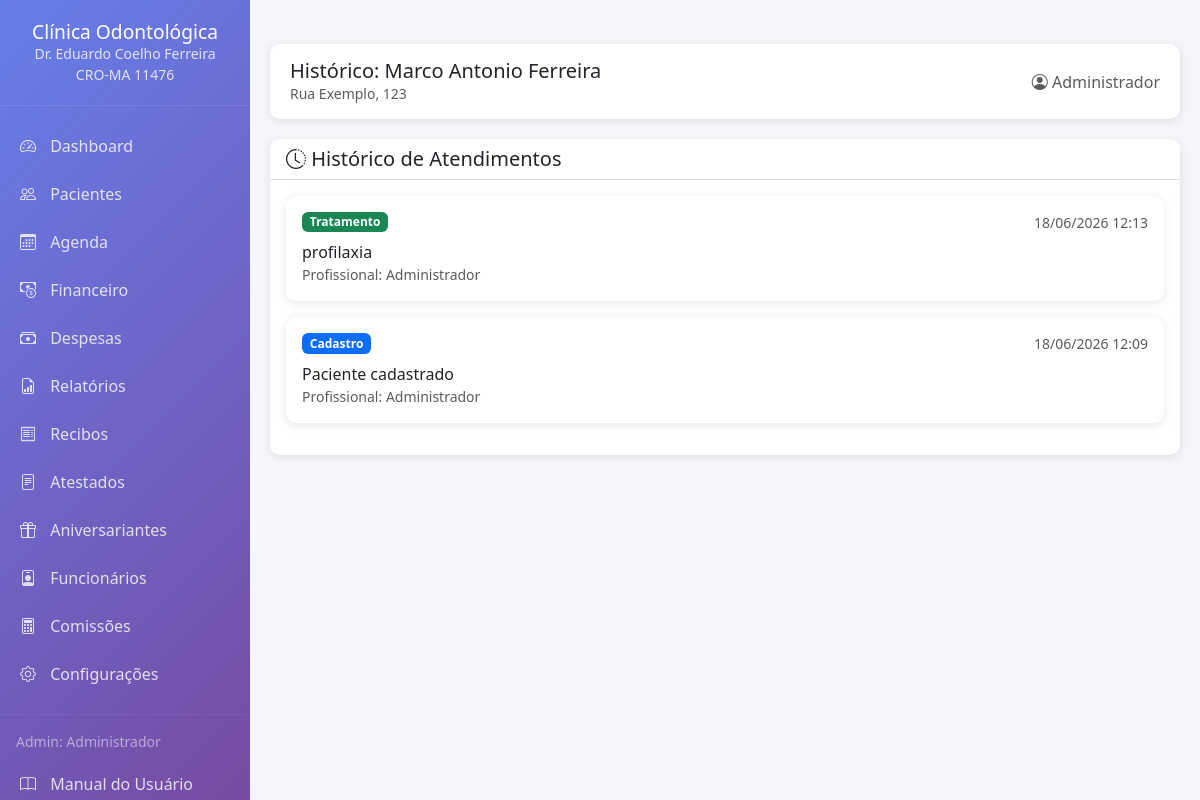
The page /historico/1 (signed in) on the database its author committed.
### app.py (models this page shows, shortened)
class ConfiguracaoClinica(db.Model):
    __tablename__ = 'configuracao_clinica'
    id = db.Column(db.Integer, primary_key=True)
    nome_clinica = db.Column(db.String(200), nullable=False)
    endereco = db.Column(db.String(300), nullable=False)
    cidade = db.Column(db.String(100))
    estado = db.Column(db.String(2))
    cep = db.Column(db.String(10))
    email = db.Column(db.String(120))
    telefone = db.Column(db.String(20))
    nome_doutor = db.Column(db.String(200))
    cro = db.Column(db.String(20))
    cpf_doutor = db.Column(db.String(14))       # NOVO
    cnpj_clinica = db.Column(db.String(18))      # NOVO
    inscricao_municipal = db.Column(db.String(20))  # NOVO
    iss_percentual = db.Column(db.Float, default=5.0)  # NOVO
    @staticmethod
    def get_configuracao():
        config = ConfiguracaoClinica.query.first()
        return config

class Usuario(UserMixin, db.Model):
    __tablename__ = 'usuarios'
    id = db.Column(db.Integer, primary_key=True)
    username = db.Column(db.String(80), unique=True, nullable=False)
    password_hash = db.Column(db.String(200), nullable=False)
    nome_completo = db.Column(db.String(200))
    email = db.Column(db.String(120))
    cargo = db.Column(db.String(50), default='Dentista')
    cro = db.Column(db.String(20))
    cpf = db.Column(db.String(14))
    especialidade = db.Column(db.String(100))
    comissao_percentual = db.Column(db.Float, default=0.0)
    ativo = db.Column(db.Boolean, default=True)
    data_cadastro = db.Column(db.DateTime, default=datetime.utcnow)
    agendamentos = db.relationship('Agendamento', backref='profissional', lazy=True)
    tratamentos = db.relationship('FichaTratamento', backref='profissional', lazy=True)
    def tem_permissao(self, modulo):
        permissoes = {
            'Admin': [
                'dashboard', 'pacientes', 'ficha_clinica', 'ficha_ortodontica',
                'ficha_tratamento', 'odontograma', 'orcamento', 'agenda',
                'atestados', 'historico', 'aniversariantes', 'financeiro',
                'configuracao', 'funcionarios', 'comissoes', 'arquivos',
                'editar_pacientes', 'deletar_pacientes', 'editar_tratamentos',
                'excluir_tratamentos', 'ver_financeiro', 'editar_configuracao'
            ],
            'Dentista': [
                'dashboard', 'pacientes', 'ficha_clinica', 'ficha_ortodontica',
                'ficha_tratamento', 'odontograma', 'orcamento', 'agenda',
                'atestados', 'historico', 'aniversariantes', 'arquivos',
                'editar_tratamentos'
            ],
            'Secretaria': [
                'dashboard', 'pacientes', 'ficha_clinica', 'agenda',
                'atestados', 'aniversariantes', 'arquivos',
                'editar_pacientes'
            ],
            'Auxiliar': [
                'dashboard', 'pacientes', 'agenda', 'arquivos'
            ]
        }
        return modulo in permissoes.get(self.cargo, [])

class Paciente(db.Model):
    __tablename__ = 'pacientes'
    id = db.Column(db.Integer, primary_key=True)
    nome = db.Column(db.String(200), nullable=False)
    cpf = db.Column(db.String(14), unique=True, nullable=False)
    data_nascimento = db.Column(db.Date, nullable=False)
    endereco = db.Column(db.String(300))
    celular = db.Column(db.String(20))
    email = db.Column(db.String(120))
    data_cadastro = db.Column(db.DateTime, default=datetime.utcnow)
    observacoes = db.Column(db.Text)
    ativo = db.Column(db.Boolean, default=True)
    fichas_tratamento = db.relationship('FichaTratamento', backref='paciente', lazy=True)
    agendamentos = db.relationship('Agendamento', backref='paciente', lazy=True)
    historico = db.relationship('HistoricoPaciente', backref='paciente', lazy=True)

class HistoricoPaciente(db.Model):
    __tablename__ = 'historico_pacientes'
    id = db.Column(db.Integer, primary_key=True)
    paciente_id = db.Column(db.Integer, db.ForeignKey('pacientes.id'), nullable=False)
    data = db.Column(db.DateTime, default=datetime.utcnow)
    acao = db.Column(db.String(50))
    descricao = db.Column(db.Text)
    profissional = db.Column(db.String(200))

### app.py (the view)
@app.route('/historico/<int:paciente_id>')
@requer_permissao('historico')
def historico_paciente(paciente_id):
    config = ConfiguracaoClinica.get_configuracao()
    paciente = db.session.get(Paciente, paciente_id)
    if not paciente:
        flash('Paciente não encontrado!', 'error')
        return redirect(url_for('listar_pacientes'))
    historicos = HistoricoPaciente.query.filter_by(paciente_id=paciente_id).order_by(HistoricoPaciente.data.desc()).all()
    return render_template('historico.html', config=config, paciente=paciente, historicos=historicos)

### app.py (called while the page is built)
@login_manager.user_loader
def load_user(user_id):
    return db.session.get(Usuario, int(user_id))

def requer_permissao(modulo):
    def decorator(f):
        @wraps(f)
        def decorated_function(*args, **kwargs):
            if not current_user.is_authenticated:
                return redirect(url_for('login'))
            if not current_user.tem_permissao(modulo):
                flash('Você não tem permissão para acessar esta área!', 'error')
                return redirect(url_for('dashboard'))
            return f(*args, **kwargs)
        return decorated_function
    return decorator

### templates/historico.html (shortened to what this page needs)
﻿{% extends "base.html" %}
{% block header_title %}Histórico: {{ paciente.nome }}{% endblock %}
{% block content %}
<div class="card">
    <div class="card-header">
        <h5 class="mb-0"><i class="bi bi-clock-history"></i> Histórico de Atendimentos</h5>
    </div>
    <div class="card-body">
        {% if historicos %}
        <div class="timeline">
            {% for h in historicos %}
            <div class="card mb-3">
                <div class="card-body">
                    <div class="d-flex justify-content-between">
                        <h6>
                            <span class="badge bg-{{ 'primary' if h.acao == 'Cadastro' else 'success' if h.acao == 'Tratamento' else 'warning' }}">
                                {{ h.acao }}
                            </span>
                        </h6>
                        <small class="text-muted">{{ h.data.strftime('%d/%m/%Y %H:%M') }}</small>
                    </div>
                    <p class="mb-0">{{ h.descricao }}</p>
                    <small class="text-muted">Profissional: {{ h.profissional }}</small>
                </div>
            </div>
            {% endfor %}
        </div>
        {% else %}
        <p class="text-center">Nenhum histórico encontrado</p>
        {% endif %}
    </div>
</div>
{% endblock %}

### templates/base.html (shortened to what this page needs)
﻿<!DOCTYPE html>
<html lang="pt-BR">
<head>
    <link href="https://cdn.jsdelivr.net/npm/bootstrap@5.3.0/dist/css/bootstrap.min.css" rel="stylesheet">
    <link href="https://cdn.jsdelivr.net/npm/bootstrap-icons@1.11.0/font/bootstrap-icons.css" rel="stylesheet">
    <link href="https://cdnjs.cloudflare.com/ajax/libs/font-awesome/6.4.0/css/all.min.css" rel="stylesheet">
</head>
<body>
    <div class="sidebar">
        <div class="logo">
            <h4>{{ config.nome_clinica }}</h4>
            <small>Dr. {{ config.nome_doutor }}</small>
            <br>
            <small>{{ config.cro }}</small>
        </div>
        <nav class="nav flex-column mt-3">
            <a class="nav-link {{ 'active' if request.endpoint == 'dashboard' }}" href="{{ url_for('dashboard') }}">
                <i class="bi bi-speedometer2"></i> Dashboard
            </a>
            {% if current_user.tem_permissao('pacientes') %}
            <a class="nav-link {{ 'active' if 'pacientes' in request.endpoint }}" href="{{ url_for('listar_pacientes') }}">
                <i class="bi bi-people"></i> Pacientes
            </a>
            {% endif %}
            {% if current_user.tem_permissao('agenda') %}
            <a class="nav-link {{ 'active' if request.endpoint == 'agenda' }}" href="{{ url_for('agenda') }}">
                <i class="bi bi-calendar3"></i> Agenda
            </a>
            {% endif %}
            {% if current_user.tem_permissao('ver_financeiro') %}
            <a class="nav-link {{ 'active' if 'financeiro' in request.endpoint }}" href="{{ url_for('financeiro') }}">
                <i class="bi bi-cash-coin"></i> Financeiro
            </a>
            {% endif %}
            {% if current_user.tem_permissao('ver_financeiro') %}
            <a class="nav-link {{ 'active' if 'despesas' in request.endpoint }}" href="{{ url_for('despesas') }}">
                <i class="bi bi-cash-stack"></i> Despesas
            </a>
            {% endif %}
            {% if current_user.tem_permissao('ver_financeiro') %}
            <a class="nav-link {{ 'active' if 'relatorios' in request.endpoint }}" href="{{ url_for('relatorios') }}">
                <i class="bi bi-file-earmark-bar-graph"></i> Relatórios
            </a>
            {% endif %}
			{% if current_user.tem_permissao('ver_financeiro') %}
			<a class="nav-link {{ 'active' if 'recibos' in request.endpoint }}" href="{{ url_for('recibos') }}">
				<i class="bi bi-receipt"></i> Recibos
			</a>
			{% endif %}
            {% if current_user.tem_permissao('atestados') %}
            <a class="nav-link {{ 'active' if request.endpoint == 'atestados' }}" href="{{ url_for('atestados') }}">
                <i class="bi bi-file-text"></i> Atestados
            </a>
            {% endif %}
            {% if current_user.tem_permissao('aniversariantes') %}
            <a class="nav-link {{ 'active' if request.endpoint == 'aniversariantes' }}" href="{{ url_for('aniversariantes') }}">
                <i class="bi bi-gift"></i> Aniversariantes
            </a>
            {% endif %}
            {% if current_user.tem_permissao('funcionarios') %}
            <a class="nav-link {{ 'active' if 'funcionarios' in request.endpoint or request.endpoint == 'relatorio_comissoes' }}" href="{{ url_for('listar_funcionarios') }}">
                <i class="bi bi-person-badge"></i> Funcionários
            </a>
            {% endif %}
            {% if current_user.tem_permissao('comissoes') %}
            <a class="nav-link {{ 'active' if request.endpoint == 'relatorio_comissoes' }}" href="{{ url_for('relatorio_comissoes') }}">
                <i class="bi bi-calculator"></i> Comissões
            </a>
            {% endif %}
            {% if current_user.tem_permissao('editar_configuracao') %}
            <a class="nav-link {{ 'active' if request.endpoint == 'configuracao' }}" href="{{ url_for('configuracao') }}">
                <i class="bi bi-gear"></i> Configurações
            </a>
			{% endif %}
            <hr class="my-3" style="border-color: rgba(255,255,255,0.2);">
            <div class="px-3 mb-2">
                <small class="text-white-50">{{ current_user.cargo }}: {{ current_user.nome_completo }}</small>
            </div>
            <a class="nav-link" href="https://github.com/mileac/clinica-odontologica/blob/main/MANUAL.md" target="_blank">
				<i class="bi bi-book"></i> Manual do Usuário
			</a>
        </nav>
    </div>
    <div class="main-content">
        <div class="header-bar d-flex justify-content-between align-items-center">
            <div>
                <h5 class="mb-0">{% block header_title %}{% endblock %}</h5>
                <small class="text-muted">{{ config.endereco }}</small>
            </div>
            <div>
                <span class="text-muted">
                    <i class="bi bi-person-circle"></i> {{ current_user.nome_completo }}
                </span>
            </div>
        </div>
        {% block content %}{% endblock %}
    </div>
</body>
</html>

### templates/base.html (style rules this page uses)
:root { --primary-color: #1a73e8; --secondary-color: #4CAF50; --background-color: #f5f6fa; --sidebar-width: 250px; }
body { background-color: var(--background-color); font-family: 'Segoe UI', Tahoma, Geneva, Verdana, sans-serif; }
.sidebar { position: fixed; left: 0; top: 0; bottom: 0; width: var(--sidebar-width); background: linear-gradient(135deg, #667eea 0%, #764ba2 100%); color: white; z-index: 1000; overflow-y: auto; }
.sidebar .logo { padding: 20px; text-align: center; border-bottom: 1px solid rgba(255,255,255,0.1); }
.sidebar .logo h4 { margin: 0; font-size: 1.2rem; }
.sidebar .logo small { opacity: 0.8; }
.sidebar .nav-link { color: rgba(255,255,255,0.8); padding: 12px 20px; transition: all 0.3s; }
.sidebar .nav-link i { margin-right: 10px; }
.main-content { margin-left: var(--sidebar-width); padding: 20px; }
.header-bar { background: white; padding: 15px 20px; border-radius: 10px; box-shadow: 0 2px 10px rgba(0,0,0,0.1); margin-bottom: 20px; }
.card { border: none; border-radius: 10px; box-shadow: 0 2px 10px rgba(0,0,0,0.1); margin-bottom: 20px; }
.card-header { background: white; border-bottom: 1px solid #e0e0e0; border-radius: 10px 10px 0 0 !important; font-weight: 600; }

### rows shown on the page
ConfiguracaoClinica: nome_clinica "Clínica Odontológica", nome_doutor "Eduardo Coelho Ferreira", cro "CRO-MA 11476", endereco "Rua Exemplo, 123"
Usuario: cargo "Admin", nome_completo "Administrador"
Paciente: nome "Marco Antonio Ferreira"
HistoricoPaciente: acao "Tratamento", data "18/06/2026 12:13", descricao "profilaxia", profissional "Administrador"
HistoricoPaciente: acao "Cadastro", data "18/06/2026 12:09", descricao "Paciente cadastrado", profissional "Administrador"
